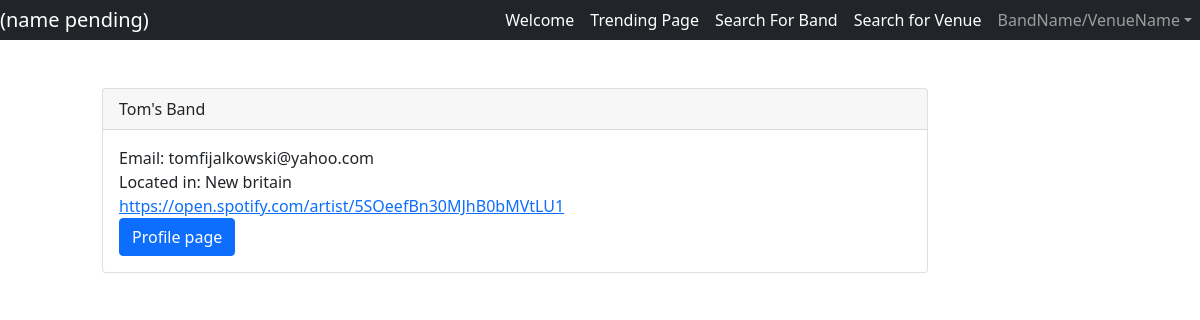
/bands/, run on an earlier commit of the app's database.
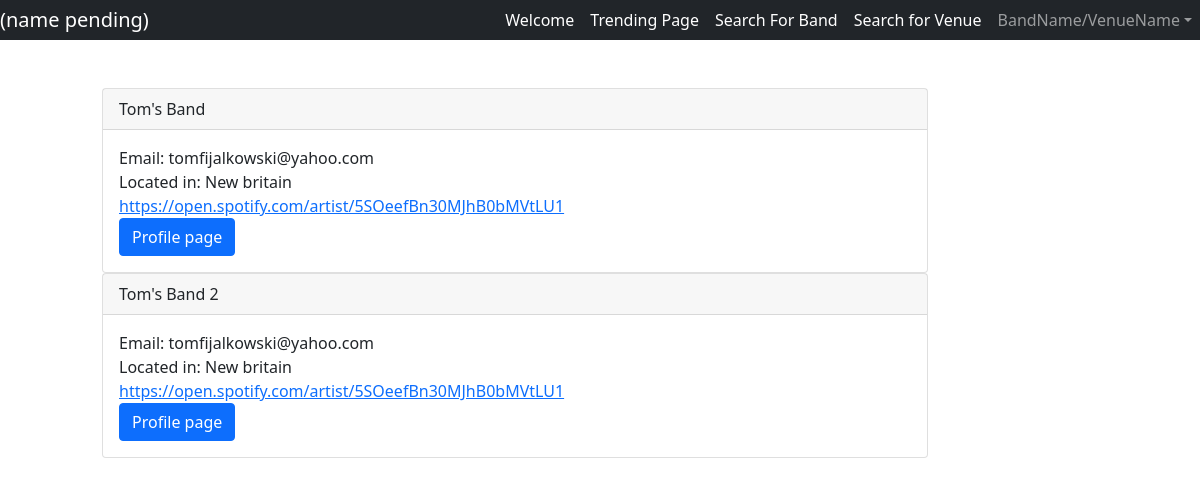
And on a later commit of the database.
### BandView/models.py (models this page shows, shortened)
class Band(models.Model):
    bandName = models.CharField(max_length=100, blank=False)
    bandDescription = models.TextField()
    email = models.EmailField(max_length=254, blank=False)
    phone = models.IntegerField()
    link = models.CharField(max_length=100)
    genre = models.CharField(max_length=30, blank=False)
    location = models.CharField(max_length=100)
    profilePic = models.ImageField(null=True, blank=True, upload_to="images/")

### BandView/views.py (the view)
# urls.py: path('bands/', views.bands, name="bands"),
def bands(request):
    bands = Band.objects.all()
    return render(request, 'Bands.html', {'bands': bands})

### templates/Bands.html (shortened to what this page needs)
{% extends 'base.html' %}
{% block body %}
    <div class="container">
        <div class="row justify content center m-5">
            <div class="col-10">
                {% for band in bands %}
                    <div class="card">
                        <div class="card-header">
                            {{ band.bandName }}
                        </div>
                        <div class="card-body">
                            Email: {{ band.email }} <br>
                            Located in: {{ band.location }} <br>
                            <a href="{{ band.link }}">{{ band.link }}</a><br>
                            <a href="{% url 'band-profile' band.id %}"><button class="btn btn-primary">Profile page</button></a>
                        </div>
                    </div>
                {% endfor %}
            </div>
        </div>
    </div>
{% endblock %}

What changed in the data, as far as the page shows it:
added Band: bandName "Tom's Band 2", email "tomfijalkowski@yahoo.com", location "New britain", link "https://open.spotify.com/artist/5SOeefBn30MJhB0bMVtLU1"
